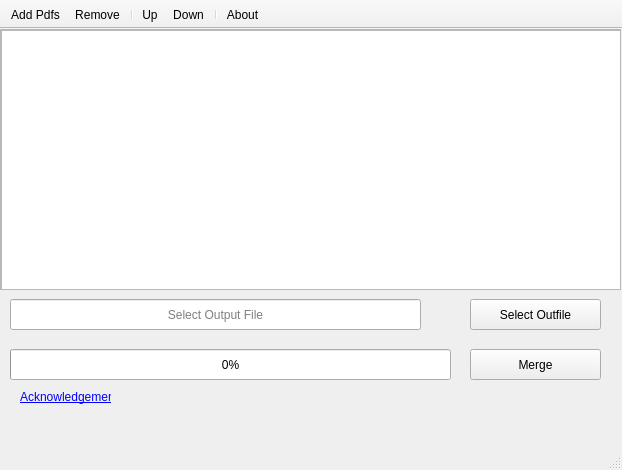
<?xml version="1.0" encoding="UTF-8"?>
<ui version="4.0">
 <class>MainWindow</class>
 <widget class="QMainWindow" name="MainWindow">
  <property name="geometry">
   <rect>
    <x>0</x>
    <y>0</y>
    <width>622</width>
    <height>470</height>
   </rect>
  </property>
  <property name="windowTitle">
   <string>Nupdf Merger</string>
  </property>
  <widget class="QWidget" name="centralwidget">
   <widget class="QScrollArea" name="scrollArea">
    <property name="geometry">
     <rect>
      <x>0</x>
      <y>0</y>
      <width>621</width>
      <height>261</height>
     </rect>
    </property>
    <property name="widgetResizable">
     <bool>true</bool>
    </property>
    <widget class="QWidget" name="scrollAreaWidgetContents">
     <property name="geometry">
      <rect>
       <x>0</x>
       <y>0</y>
       <width>619</width>
       <height>259</height>
      </rect>
     </property>
     <widget class="QListWidget" name="pdfList">
      <property name="geometry">
       <rect>
        <x>0</x>
        <y>0</y>
        <width>621</width>
        <height>261</height>
       </rect>
      </property>
     </widget>
    </widget>
   </widget>
   <widget class="QProgressBar" name="pdfProgress">
    <property name="geometry">
     <rect>
      <x>10</x>
      <y>320</y>
      <width>441</width>
      <height>31</height>
     </rect>
    </property>
    <property name="value">
     <number>0</number>
    </property>
    <property name="textVisible">
     <bool>true</bool>
    </property>
    <property name="invertedAppearance">
     <bool>false</bool>
    </property>
    <property name="format">
     <string>%p%</string>
    </property>
   </widget>
   <widget class="QPushButton" name="mergeButton">
    <property name="geometry">
     <rect>
      <x>470</x>
      <y>320</y>
      <width>131</width>
      <height>31</height>
     </rect>
    </property>
    <property name="text">
     <string>Merge</string>
    </property>
   </widget>
   <widget class="QLineEdit" name="outLine">
    <property name="geometry">
     <rect>
      <x>10</x>
      <y>270</y>
      <width>411</width>
      <height>31</height>
     </rect>
    </property>
    <property name="alignment">
     <set>Qt::AlignCenter</set>
    </property>
    <property name="placeholderText">
     <string notr="true">Select Output File</string>
    </property>
   </widget>
   <widget class="QPushButton" name="outButton">
    <property name="geometry">
     <rect>
      <x>470</x>
      <y>270</y>
      <width>131</width>
      <height>31</height>
     </rect>
    </property>
    <property name="text">
     <string>Select Outfile</string>
    </property>
   </widget>
   <widget class="QLabel" name="ack">
    <property name="geometry">
     <rect>
      <x>20</x>
      <y>360</y>
      <width>91</width>
      <height>16</height>
     </rect>
    </property>
    <property name="text">
     <string notr="true">&lt;span style=&quot; text-decoration: underline; color:#0000ff;&quot;&gt;Acknowledgements&lt;/span&gt;</string>
    </property>
    <property name="textFormat">
     <enum>Qt::AutoText</enum>
    </property>
    <property name="openExternalLinks">
     <bool>false</bool>
    </property>
   </widget>
  </widget>
  <widget class="QStatusBar" name="statusbar"/>
  <widget class="QToolBar" name="toolBar">
   <property name="windowTitle">
    <string>toolBar</string>
   </property>
   <property name="movable">
    <bool>false</bool>
   </property>
   <property name="iconSize">
    <size>
     <width>48</width>
     <height>48</height>
    </size>
   </property>
   <property name="toolButtonStyle">
    <enum>Qt::ToolButtonTextUnderIcon</enum>
   </property>
   <property name="floatable">
    <bool>true</bool>
   </property>
   <attribute name="toolBarArea">
    <enum>TopToolBarArea</enum>
   </attribute>
   <attribute name="toolBarBreak">
    <bool>false</bool>
   </attribute>
   <addaction name="actionPdf"/>
   <addaction name="actionRemove"/>
   <addaction name="separator"/>
   <addaction name="actionUp"/>
   <addaction name="actionDown"/>
   <addaction name="separator"/>
   <addaction name="actionAbout"/>
  </widget>
  <action name="actionPdf">
   <property name="icon">
    <iconset>
     <normaloff>../../Downloads/multadd.png</normaloff>../../Downloads/multadd.png</iconset>
   </property>
   <property name="text">
    <string>Add Pdfs</string>
   </property>
   <property name="toolTip">
    <string>Add Multiple Files</string>
   </property>
   <property name="statusTip">
    <string>Add Multiple Files</string>
   </property>
  </action>
  <action name="actionRemove">
   <property name="icon">
    <iconset>
     <normaloff>../../Downloads/pdf(1).png</normaloff>../../Downloads/pdf(1).png</iconset>
   </property>
   <property name="text">
    <string>Remove</string>
   </property>
   <property name="toolTip">
    <string>Remove Selected</string>
   </property>
   <property name="statusTip">
    <string>Remove Selected</string>
   </property>
  </action>
  <action name="actionUp">
   <property name="icon">
    <iconset>
     <normaloff>../up.png</normaloff>../up.png</iconset>
   </property>
   <property name="text">
    <string>Up</string>
   </property>
   <property name="toolTip">
    <string>Move Up</string>
   </property>
  </action>
  <action name="actionDown">
   <property name="icon">
    <iconset>
     <normaloff>../down.png</normaloff>../down.png</iconset>
   </property>
   <property name="text">
    <string>Down</string>
   </property>
   <property name="toolTip">
    <string>Move Down</string>
   </property>
  </action>
  <action name="actionAbout">
   <property name="icon">
    <iconset>
     <normaloff>../../Downloads/man.png</normaloff>../../Downloads/man.png</iconset>
   </property>
   <property name="text">
    <string>About</string>
   </property>
   <property name="toolTip">
    <string>About</string>
   </property>
  </action>
 </widget>
 <resources/>
 <connections/>
</ui>
